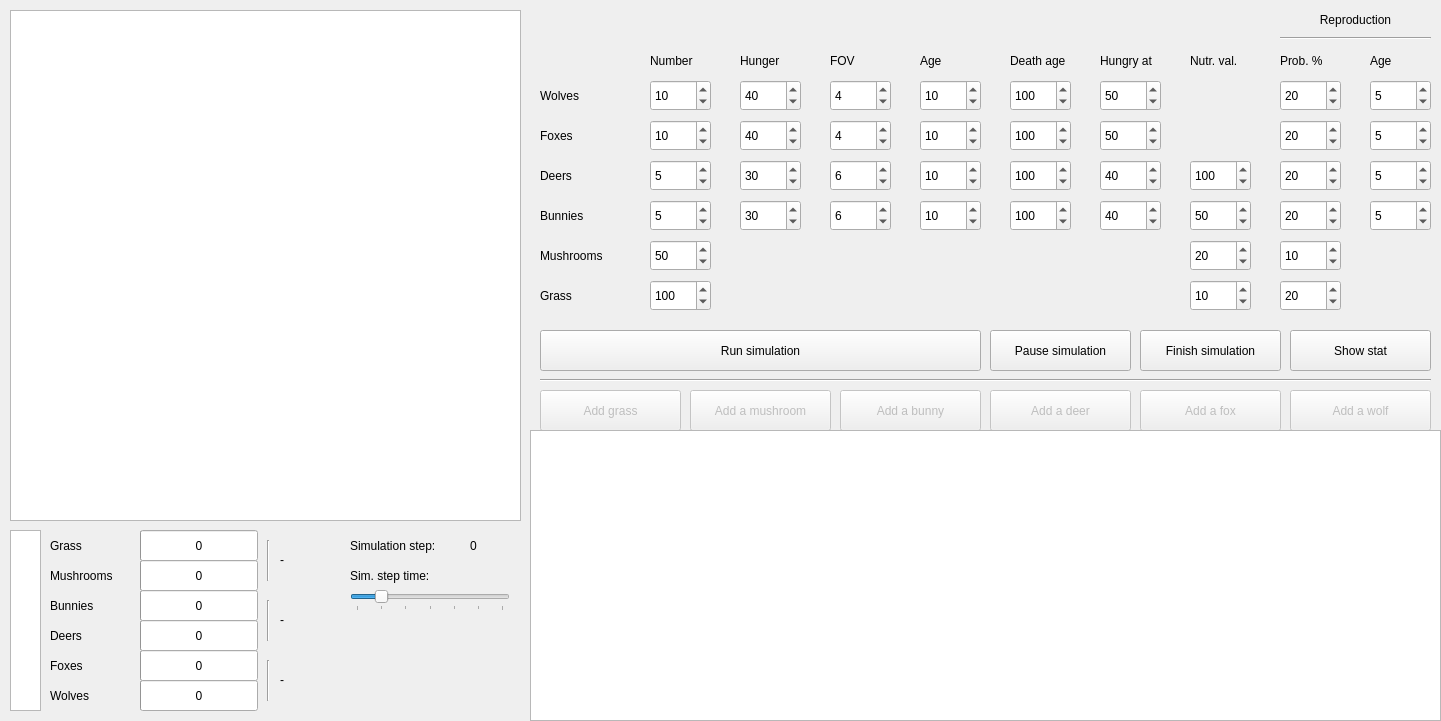
<?xml version="1.0" encoding="UTF-8"?>
<ui version="4.0">
 <class>MainWindow</class>
 <widget class="QMainWindow" name="MainWindow">
  <property name="geometry">
   <rect>
    <x>0</x>
    <y>0</y>
    <width>1441</width>
    <height>721</height>
   </rect>
  </property>
  <property name="windowTitle">
   <string>MainWindow</string>
  </property>
  <widget class="QWidget" name="centralwidget">
   <widget class="QPushButton" name="runButton">
    <property name="geometry">
     <rect>
      <x>540</x>
      <y>330</y>
      <width>441</width>
      <height>41</height>
     </rect>
    </property>
    <property name="text">
     <string>Run simulation</string>
    </property>
   </widget>
   <widget class="QSpinBox" name="grassNumSpinBox">
    <property name="geometry">
     <rect>
      <x>650</x>
      <y>280</y>
      <width>61</width>
      <height>31</height>
     </rect>
    </property>
    <property name="maximum">
     <number>500</number>
    </property>
    <property name="value">
     <number>100</number>
    </property>
   </widget>
   <widget class="QSpinBox" name="shroomNumSpinBox">
    <property name="geometry">
     <rect>
      <x>650</x>
      <y>240</y>
      <width>61</width>
      <height>31</height>
     </rect>
    </property>
    <property name="maximum">
     <number>500</number>
    </property>
    <property name="value">
     <number>50</number>
    </property>
   </widget>
   <widget class="QSpinBox" name="deerNumSpinBox">
    <property name="geometry">
     <rect>
      <x>650</x>
      <y>160</y>
      <width>61</width>
      <height>31</height>
     </rect>
    </property>
    <property name="maximum">
     <number>50</number>
    </property>
    <property name="value">
     <number>5</number>
    </property>
   </widget>
   <widget class="QSpinBox" name="bunnyNumSpinBox">
    <property name="geometry">
     <rect>
      <x>650</x>
      <y>200</y>
      <width>61</width>
      <height>31</height>
     </rect>
    </property>
    <property name="maximum">
     <number>50</number>
    </property>
    <property name="value">
     <number>5</number>
    </property>
   </widget>
   <widget class="QSpinBox" name="wolfNumSpinBox">
    <property name="geometry">
     <rect>
      <x>650</x>
      <y>80</y>
      <width>61</width>
      <height>31</height>
     </rect>
    </property>
    <property name="maximum">
     <number>50</number>
    </property>
    <property name="value">
     <number>10</number>
    </property>
   </widget>
   <widget class="QSpinBox" name="foxNumSpinBox">
    <property name="geometry">
     <rect>
      <x>650</x>
      <y>120</y>
      <width>61</width>
      <height>31</height>
     </rect>
    </property>
    <property name="maximum">
     <number>50</number>
    </property>
    <property name="value">
     <number>10</number>
    </property>
   </widget>
   <widget class="QLabel" name="grassLabel">
    <property name="geometry">
     <rect>
      <x>540</x>
      <y>280</y>
      <width>101</width>
      <height>31</height>
     </rect>
    </property>
    <property name="text">
     <string>Grass</string>
    </property>
   </widget>
   <widget class="QLabel" name="shroomLabel">
    <property name="geometry">
     <rect>
      <x>540</x>
      <y>240</y>
      <width>101</width>
      <height>31</height>
     </rect>
    </property>
    <property name="text">
     <string>Mushrooms</string>
    </property>
   </widget>
   <widget class="QLabel" name="bunnyLabel">
    <property name="geometry">
     <rect>
      <x>540</x>
      <y>200</y>
      <width>101</width>
      <height>31</height>
     </rect>
    </property>
    <property name="text">
     <string>Bunnies</string>
    </property>
   </widget>
   <widget class="QLabel" name="foxLabel">
    <property name="geometry">
     <rect>
      <x>540</x>
      <y>120</y>
      <width>101</width>
      <height>31</height>
     </rect>
    </property>
    <property name="text">
     <string>Foxes</string>
    </property>
   </widget>
   <widget class="QLabel" name="wolfLabel">
    <property name="geometry">
     <rect>
      <x>540</x>
      <y>80</y>
      <width>101</width>
      <height>31</height>
     </rect>
    </property>
    <property name="text">
     <string>Wolves</string>
    </property>
   </widget>
   <widget class="QLabel" name="deerLabel">
    <property name="geometry">
     <rect>
      <x>540</x>
      <y>160</y>
      <width>101</width>
      <height>31</height>
     </rect>
    </property>
    <property name="text">
     <string>Deers</string>
    </property>
   </widget>
   <widget class="QLabel" name="numLabel">
    <property name="geometry">
     <rect>
      <x>650</x>
      <y>50</y>
      <width>81</width>
      <height>21</height>
     </rect>
    </property>
    <property name="text">
     <string>Number</string>
    </property>
    <property name="alignment">
     <set>Qt::AlignmentFlag::AlignLeading|Qt::AlignmentFlag::AlignLeft|Qt::AlignmentFlag::AlignVCenter</set>
    </property>
   </widget>
   <widget class="QSpinBox" name="foxHungerSpinBox">
    <property name="geometry">
     <rect>
      <x>740</x>
      <y>120</y>
      <width>61</width>
      <height>31</height>
     </rect>
    </property>
    <property name="maximum">
     <number>100</number>
    </property>
    <property name="value">
     <number>40</number>
    </property>
   </widget>
   <widget class="QSpinBox" name="wolfHungerSpinBox">
    <property name="geometry">
     <rect>
      <x>740</x>
      <y>80</y>
      <width>61</width>
      <height>31</height>
     </rect>
    </property>
    <property name="maximum">
     <number>100</number>
    </property>
    <property name="value">
     <number>40</number>
    </property>
   </widget>
   <widget class="QLabel" name="hungerLabel">
    <property name="geometry">
     <rect>
      <x>740</x>
      <y>50</y>
      <width>81</width>
      <height>21</height>
     </rect>
    </property>
    <property name="text">
     <string>Hunger</string>
    </property>
    <property name="alignment">
     <set>Qt::AlignmentFlag::AlignLeading|Qt::AlignmentFlag::AlignLeft|Qt::AlignmentFlag::AlignVCenter</set>
    </property>
   </widget>
   <widget class="QSpinBox" name="deerHungerSpinBox">
    <property name="geometry">
     <rect>
      <x>740</x>
      <y>160</y>
      <width>61</width>
      <height>31</height>
     </rect>
    </property>
    <property name="maximum">
     <number>100</number>
    </property>
    <property name="value">
     <number>30</number>
    </property>
   </widget>
   <widget class="QSpinBox" name="bunnyHungerSpinBox">
    <property name="geometry">
     <rect>
      <x>740</x>
      <y>200</y>
      <width>61</width>
      <height>31</height>
     </rect>
    </property>
    <property name="maximum">
     <number>100</number>
    </property>
    <property name="value">
     <number>30</number>
    </property>
   </widget>
   <widget class="QSpinBox" name="wolfFovSpinBox">
    <property name="geometry">
     <rect>
      <x>830</x>
      <y>80</y>
      <width>61</width>
      <height>31</height>
     </rect>
    </property>
    <property name="maximum">
     <number>100</number>
    </property>
    <property name="value">
     <number>4</number>
    </property>
   </widget>
   <widget class="QSpinBox" name="bunnyFovSpinBox">
    <property name="geometry">
     <rect>
      <x>830</x>
      <y>200</y>
      <width>61</width>
      <height>31</height>
     </rect>
    </property>
    <property name="maximum">
     <number>100</number>
    </property>
    <property name="value">
     <number>6</number>
    </property>
   </widget>
   <widget class="QSpinBox" name="foxFovSpinBox">
    <property name="geometry">
     <rect>
      <x>830</x>
      <y>120</y>
      <width>61</width>
      <height>31</height>
     </rect>
    </property>
    <property name="maximum">
     <number>100</number>
    </property>
    <property name="value">
     <number>4</number>
    </property>
   </widget>
   <widget class="QSpinBox" name="deerFovSpinBox">
    <property name="geometry">
     <rect>
      <x>830</x>
      <y>160</y>
      <width>61</width>
      <height>31</height>
     </rect>
    </property>
    <property name="maximum">
     <number>100</number>
    </property>
    <property name="value">
     <number>6</number>
    </property>
   </widget>
   <widget class="QLabel" name="fovLabel">
    <property name="geometry">
     <rect>
      <x>830</x>
      <y>50</y>
      <width>81</width>
      <height>21</height>
     </rect>
    </property>
    <property name="text">
     <string>FOV</string>
    </property>
    <property name="alignment">
     <set>Qt::AlignmentFlag::AlignLeading|Qt::AlignmentFlag::AlignLeft|Qt::AlignmentFlag::AlignVCenter</set>
    </property>
   </widget>
   <widget class="QLabel" name="becomeHungryAtLabel">
    <property name="geometry">
     <rect>
      <x>1100</x>
      <y>50</y>
      <width>81</width>
      <height>21</height>
     </rect>
    </property>
    <property name="text">
     <string>Hungry at</string>
    </property>
    <property name="alignment">
     <set>Qt::AlignmentFlag::AlignLeading|Qt::AlignmentFlag::AlignLeft|Qt::AlignmentFlag::AlignVCenter</set>
    </property>
   </widget>
   <widget class="QSpinBox" name="bunnyGetHungryAtSpinBox">
    <property name="geometry">
     <rect>
      <x>1100</x>
      <y>200</y>
      <width>61</width>
      <height>31</height>
     </rect>
    </property>
    <property name="value">
     <number>40</number>
    </property>
   </widget>
   <widget class="QSpinBox" name="deerGetHungryAtSpinBox">
    <property name="geometry">
     <rect>
      <x>1100</x>
      <y>160</y>
      <width>61</width>
      <height>31</height>
     </rect>
    </property>
    <property name="value">
     <number>40</number>
    </property>
   </widget>
   <widget class="QLabel" name="reprChanceLabel">
    <property name="geometry">
     <rect>
      <x>1280</x>
      <y>50</y>
      <width>81</width>
      <height>21</height>
     </rect>
    </property>
    <property name="text">
     <string>Prob. %</string>
    </property>
    <property name="alignment">
     <set>Qt::AlignmentFlag::AlignLeading|Qt::AlignmentFlag::AlignLeft|Qt::AlignmentFlag::AlignVCenter</set>
    </property>
   </widget>
   <widget class="QSpinBox" name="foxReprChanceSpinBox">
    <property name="geometry">
     <rect>
      <x>1280</x>
      <y>120</y>
      <width>61</width>
      <height>31</height>
     </rect>
    </property>
    <property name="maximum">
     <number>100</number>
    </property>
    <property name="value">
     <number>20</number>
    </property>
   </widget>
   <widget class="QSpinBox" name="shroomReprChanceSpinBox">
    <property name="geometry">
     <rect>
      <x>1280</x>
      <y>240</y>
      <width>61</width>
      <height>31</height>
     </rect>
    </property>
    <property name="maximum">
     <number>100</number>
    </property>
    <property name="value">
     <number>10</number>
    </property>
   </widget>
   <widget class="QSpinBox" name="wolfReprChanceSpinBox">
    <property name="geometry">
     <rect>
      <x>1280</x>
      <y>80</y>
      <width>61</width>
      <height>31</height>
     </rect>
    </property>
    <property name="maximum">
     <number>100</number>
    </property>
    <property name="value">
     <number>20</number>
    </property>
   </widget>
   <widget class="QSpinBox" name="grassReprChanceSpinBox">
    <property name="geometry">
     <rect>
      <x>1280</x>
      <y>280</y>
      <width>61</width>
      <height>31</height>
     </rect>
    </property>
    <property name="maximum">
     <number>100</number>
    </property>
    <property name="value">
     <number>20</number>
    </property>
   </widget>
   <widget class="QSpinBox" name="deerReprChanceSpinBox">
    <property name="geometry">
     <rect>
      <x>1280</x>
      <y>160</y>
      <width>61</width>
      <height>31</height>
     </rect>
    </property>
    <property name="maximum">
     <number>100</number>
    </property>
    <property name="value">
     <number>20</number>
    </property>
   </widget>
   <widget class="QSpinBox" name="bunnyReprChanceSpinBox">
    <property name="geometry">
     <rect>
      <x>1280</x>
      <y>200</y>
      <width>61</width>
      <height>31</height>
     </rect>
    </property>
    <property name="maximum">
     <number>100</number>
    </property>
    <property name="value">
     <number>20</number>
    </property>
   </widget>
   <widget class="QSpinBox" name="foxGetHungryAtSpinBox">
    <property name="geometry">
     <rect>
      <x>1100</x>
      <y>120</y>
      <width>61</width>
      <height>31</height>
     </rect>
    </property>
    <property name="value">
     <number>50</number>
    </property>
   </widget>
   <widget class="QSpinBox" name="wolfGetHungryAtSpinBox">
    <property name="geometry">
     <rect>
      <x>1100</x>
      <y>80</y>
      <width>61</width>
      <height>31</height>
     </rect>
    </property>
    <property name="value">
     <number>50</number>
    </property>
   </widget>
   <widget class="QLabel" name="ageLabel">
    <property name="geometry">
     <rect>
      <x>920</x>
      <y>50</y>
      <width>81</width>
      <height>21</height>
     </rect>
    </property>
    <property name="text">
     <string>Age</string>
    </property>
    <property name="alignment">
     <set>Qt::AlignmentFlag::AlignLeading|Qt::AlignmentFlag::AlignLeft|Qt::AlignmentFlag::AlignVCenter</set>
    </property>
   </widget>
   <widget class="QSpinBox" name="deerAgeSpinBox">
    <property name="geometry">
     <rect>
      <x>920</x>
      <y>160</y>
      <width>61</width>
      <height>31</height>
     </rect>
    </property>
    <property name="maximum">
     <number>100</number>
    </property>
    <property name="value">
     <number>10</number>
    </property>
   </widget>
   <widget class="QSpinBox" name="bunnyAgeSpinBox">
    <property name="geometry">
     <rect>
      <x>920</x>
      <y>200</y>
      <width>61</width>
      <height>31</height>
     </rect>
    </property>
    <property name="maximum">
     <number>100</number>
    </property>
    <property name="value">
     <number>10</number>
    </property>
   </widget>
   <widget class="QSpinBox" name="wolfAgeSpinBox">
    <property name="geometry">
     <rect>
      <x>920</x>
      <y>80</y>
      <width>61</width>
      <height>31</height>
     </rect>
    </property>
    <property name="maximum">
     <number>100</number>
    </property>
    <property name="value">
     <number>10</number>
    </property>
   </widget>
   <widget class="QSpinBox" name="foxAgeSpinBox">
    <property name="geometry">
     <rect>
      <x>920</x>
      <y>120</y>
      <width>61</width>
      <height>31</height>
     </rect>
    </property>
    <property name="maximum">
     <number>100</number>
    </property>
    <property name="value">
     <number>10</number>
    </property>
   </widget>
   <widget class="QSpinBox" name="deerReprAgeSpinBox">
    <property name="geometry">
     <rect>
      <x>1370</x>
      <y>160</y>
      <width>61</width>
      <height>31</height>
     </rect>
    </property>
    <property name="maximum">
     <number>100</number>
    </property>
    <property name="value">
     <number>5</number>
    </property>
   </widget>
   <widget class="QSpinBox" name="foxReprAgeSpinBox">
    <property name="geometry">
     <rect>
      <x>1370</x>
      <y>120</y>
      <width>61</width>
      <height>31</height>
     </rect>
    </property>
    <property name="maximum">
     <number>100</number>
    </property>
    <property name="value">
     <number>5</number>
    </property>
   </widget>
   <widget class="QSpinBox" name="bunnyReprAgeSpinBox">
    <property name="geometry">
     <rect>
      <x>1370</x>
      <y>200</y>
      <width>61</width>
      <height>31</height>
     </rect>
    </property>
    <property name="maximum">
     <number>100</number>
    </property>
    <property name="value">
     <number>5</number>
    </property>
   </widget>
   <widget class="QSpinBox" name="wolfReprAgeSpinBox">
    <property name="geometry">
     <rect>
      <x>1370</x>
      <y>80</y>
      <width>61</width>
      <height>31</height>
     </rect>
    </property>
    <property name="maximum">
     <number>100</number>
    </property>
    <property name="value">
     <number>5</number>
    </property>
   </widget>
   <widget class="QLabel" name="reprAgeLabel">
    <property name="geometry">
     <rect>
      <x>1370</x>
      <y>50</y>
      <width>51</width>
      <height>21</height>
     </rect>
    </property>
    <property name="text">
     <string>Age</string>
    </property>
    <property name="alignment">
     <set>Qt::AlignmentFlag::AlignLeading|Qt::AlignmentFlag::AlignLeft|Qt::AlignmentFlag::AlignVCenter</set>
    </property>
   </widget>
   <widget class="QSpinBox" name="foxDeathAgeSpinBox">
    <property name="geometry">
     <rect>
      <x>1010</x>
      <y>120</y>
      <width>61</width>
      <height>31</height>
     </rect>
    </property>
    <property name="maximum">
     <number>1000</number>
    </property>
    <property name="value">
     <number>100</number>
    </property>
   </widget>
   <widget class="QLabel" name="deathAgeLabel">
    <property name="geometry">
     <rect>
      <x>1010</x>
      <y>50</y>
      <width>81</width>
      <height>21</height>
     </rect>
    </property>
    <property name="text">
     <string>Death age</string>
    </property>
    <property name="textFormat">
     <enum>Qt::TextFormat::AutoText</enum>
    </property>
    <property name="alignment">
     <set>Qt::AlignmentFlag::AlignLeading|Qt::AlignmentFlag::AlignLeft|Qt::AlignmentFlag::AlignVCenter</set>
    </property>
   </widget>
   <widget class="QSpinBox" name="wolfDeathAgeSpinBox">
    <property name="geometry">
     <rect>
      <x>1010</x>
      <y>80</y>
      <width>61</width>
      <height>31</height>
     </rect>
    </property>
    <property name="maximum">
     <number>1000</number>
    </property>
    <property name="value">
     <number>100</number>
    </property>
   </widget>
   <widget class="QSpinBox" name="deerDeathAgeSpinBox">
    <property name="geometry">
     <rect>
      <x>1010</x>
      <y>160</y>
      <width>61</width>
      <height>31</height>
     </rect>
    </property>
    <property name="maximum">
     <number>1000</number>
    </property>
    <property name="value">
     <number>100</number>
    </property>
   </widget>
   <widget class="QSpinBox" name="bunnyDeathAgeSpinBox">
    <property name="geometry">
     <rect>
      <x>1010</x>
      <y>200</y>
      <width>61</width>
      <height>31</height>
     </rect>
    </property>
    <property name="maximum">
     <number>1000</number>
    </property>
    <property name="value">
     <number>100</number>
    </property>
   </widget>
   <widget class="QGraphicsView" name="graphicsView">
    <property name="geometry">
     <rect>
      <x>10</x>
      <y>10</y>
      <width>511</width>
      <height>511</height>
     </rect>
    </property>
   </widget>
   <widget class="QSlider" name="simSpeedhorizontalSlider">
    <property name="geometry">
     <rect>
      <x>350</x>
      <y>590</y>
      <width>160</width>
      <height>21</height>
     </rect>
    </property>
    <property name="minimum">
     <number>1</number>
    </property>
    <property name="maximum">
     <number>600</number>
    </property>
    <property name="singleStep">
     <number>200</number>
    </property>
    <property name="value">
     <number>100</number>
    </property>
    <property name="orientation">
     <enum>Qt::Orientation::Horizontal</enum>
    </property>
    <property name="tickPosition">
     <enum>QSlider::TickPosition::TicksBelow</enum>
    </property>
    <property name="tickInterval">
     <number>100</number>
    </property>
   </widget>
   <widget class="QLabel" name="stepTimeLabel">
    <property name="geometry">
     <rect>
      <x>350</x>
      <y>560</y>
      <width>161</width>
      <height>31</height>
     </rect>
    </property>
    <property name="text">
     <string>Sim. step time:</string>
    </property>
    <property name="alignment">
     <set>Qt::AlignmentFlag::AlignLeading|Qt::AlignmentFlag::AlignLeft|Qt::AlignmentFlag::AlignVCenter</set>
    </property>
   </widget>
   <widget class="QGraphicsView" name="legendGraphicsView">
    <property name="geometry">
     <rect>
      <x>10</x>
      <y>530</y>
      <width>31</width>
      <height>181</height>
     </rect>
    </property>
   </widget>
   <widget class="QLabel" name="deerNumLabel">
    <property name="geometry">
     <rect>
      <x>50</x>
      <y>620</y>
      <width>101</width>
      <height>31</height>
     </rect>
    </property>
    <property name="text">
     <string>Deers</string>
    </property>
   </widget>
   <widget class="QLabel" name="wolfNumLabel">
    <property name="geometry">
     <rect>
      <x>50</x>
      <y>680</y>
      <width>101</width>
      <height>31</height>
     </rect>
    </property>
    <property name="text">
     <string>Wolves</string>
    </property>
   </widget>
   <widget class="QLabel" name="grassNumLabel">
    <property name="geometry">
     <rect>
      <x>50</x>
      <y>530</y>
      <width>101</width>
      <height>31</height>
     </rect>
    </property>
    <property name="text">
     <string>Grass</string>
    </property>
   </widget>
   <widget class="QLabel" name="bunnyNumLabel">
    <property name="geometry">
     <rect>
      <x>50</x>
      <y>590</y>
      <width>101</width>
      <height>31</height>
     </rect>
    </property>
    <property name="text">
     <string>Bunnies</string>
    </property>
   </widget>
   <widget class="QLabel" name="shroomNumLabel">
    <property name="geometry">
     <rect>
      <x>50</x>
      <y>560</y>
      <width>101</width>
      <height>31</height>
     </rect>
    </property>
    <property name="text">
     <string>Mushrooms</string>
    </property>
   </widget>
   <widget class="QLabel" name="foxNumLabel">
    <property name="geometry">
     <rect>
      <x>50</x>
      <y>650</y>
      <width>101</width>
      <height>31</height>
     </rect>
    </property>
    <property name="text">
     <string>Foxes</string>
    </property>
   </widget>
   <widget class="QProgressBar" name="grassNumProgressBar">
    <property name="geometry">
     <rect>
      <x>140</x>
      <y>530</y>
      <width>118</width>
      <height>31</height>
     </rect>
    </property>
    <property name="value">
     <number>0</number>
    </property>
    <property name="orientation">
     <enum>Qt::Orientation::Horizontal</enum>
    </property>
    <property name="format">
     <string>%v</string>
    </property>
   </widget>
   <widget class="QProgressBar" name="shroomNumProgressBar">
    <property name="geometry">
     <rect>
      <x>140</x>
      <y>560</y>
      <width>118</width>
      <height>31</height>
     </rect>
    </property>
    <property name="value">
     <number>0</number>
    </property>
    <property name="format">
     <string>%v</string>
    </property>
   </widget>
   <widget class="QProgressBar" name="deerNumProgressBar">
    <property name="geometry">
     <rect>
      <x>140</x>
      <y>620</y>
      <width>118</width>
      <height>31</height>
     </rect>
    </property>
    <property name="value">
     <number>0</number>
    </property>
    <property name="format">
     <string>%v</string>
    </property>
   </widget>
   <widget class="QProgressBar" name="bunnyNumProgressBar">
    <property name="geometry">
     <rect>
      <x>140</x>
      <y>590</y>
      <width>118</width>
      <height>31</height>
     </rect>
    </property>
    <property name="value">
     <number>0</number>
    </property>
    <property name="orientation">
     <enum>Qt::Orientation::Horizontal</enum>
    </property>
    <property name="format">
     <string>%v</string>
    </property>
   </widget>
   <widget class="QProgressBar" name="foxNumProgressBar">
    <property name="geometry">
     <rect>
      <x>140</x>
      <y>650</y>
      <width>118</width>
      <height>31</height>
     </rect>
    </property>
    <property name="value">
     <number>0</number>
    </property>
    <property name="orientation">
     <enum>Qt::Orientation::Horizontal</enum>
    </property>
    <property name="format">
     <string>%v</string>
    </property>
   </widget>
   <widget class="QProgressBar" name="wolfNumProgressBar">
    <property name="geometry">
     <rect>
      <x>140</x>
      <y>680</y>
      <width>118</width>
      <height>31</height>
     </rect>
    </property>
    <property name="value">
     <number>0</number>
    </property>
    <property name="format">
     <string>%v</string>
    </property>
   </widget>
   <widget class="Line" name="preyLine">
    <property name="geometry">
     <rect>
      <x>260</x>
      <y>600</y>
      <width>16</width>
      <height>41</height>
     </rect>
    </property>
    <property name="orientation">
     <enum>Qt::Orientation::Vertical</enum>
    </property>
   </widget>
   <widget class="Line" name="predatorLine">
    <property name="geometry">
     <rect>
      <x>260</x>
      <y>660</y>
      <width>16</width>
      <height>41</height>
     </rect>
    </property>
    <property name="orientation">
     <enum>Qt::Orientation::Vertical</enum>
    </property>
   </widget>
   <widget class="Line" name="plantLine">
    <property name="geometry">
     <rect>
      <x>260</x>
      <y>540</y>
      <width>16</width>
      <height>41</height>
     </rect>
    </property>
    <property name="orientation">
     <enum>Qt::Orientation::Vertical</enum>
    </property>
   </widget>
   <widget class="QLabel" name="capPlantsLabel">
    <property name="geometry">
     <rect>
      <x>280</x>
      <y>550</y>
      <width>51</width>
      <height>19</height>
     </rect>
    </property>
    <property name="text">
     <string>-</string>
    </property>
   </widget>
   <widget class="QLabel" name="capPreysLabel">
    <property name="geometry">
     <rect>
      <x>280</x>
      <y>610</y>
      <width>51</width>
      <height>19</height>
     </rect>
    </property>
    <property name="text">
     <string>-</string>
    </property>
   </widget>
   <widget class="QLabel" name="capPredatorsLabel">
    <property name="geometry">
     <rect>
      <x>280</x>
      <y>670</y>
      <width>51</width>
      <height>19</height>
     </rect>
    </property>
    <property name="text">
     <string>-</string>
    </property>
   </widget>
   <widget class="QPushButton" name="showStatsButton">
    <property name="geometry">
     <rect>
      <x>1290</x>
      <y>330</y>
      <width>141</width>
      <height>41</height>
     </rect>
    </property>
    <property name="text">
     <string>Show stat</string>
    </property>
   </widget>
   <widget class="QPushButton" name="finishButton">
    <property name="geometry">
     <rect>
      <x>1140</x>
      <y>330</y>
      <width>141</width>
      <height>41</height>
     </rect>
    </property>
    <property name="text">
     <string>Finish simulation</string>
    </property>
   </widget>
   <widget class="QLabel" name="reproductionLabel">
    <property name="geometry">
     <rect>
      <x>1280</x>
      <y>10</y>
      <width>151</width>
      <height>20</height>
     </rect>
    </property>
    <property name="text">
     <string>Reproduction</string>
    </property>
    <property name="alignment">
     <set>Qt::AlignmentFlag::AlignCenter</set>
    </property>
   </widget>
   <widget class="Line" name="line_2">
    <property name="geometry">
     <rect>
      <x>1280</x>
      <y>30</y>
      <width>151</width>
      <height>16</height>
     </rect>
    </property>
    <property name="orientation">
     <enum>Qt::Orientation::Horizontal</enum>
    </property>
   </widget>
   <widget class="QPushButton" name="pauseButton">
    <property name="geometry">
     <rect>
      <x>990</x>
      <y>330</y>
      <width>141</width>
      <height>41</height>
     </rect>
    </property>
    <property name="text">
     <string>Pause simulation</string>
    </property>
   </widget>
   <widget class="QPushButton" name="addGrassButton">
    <property name="enabled">
     <bool>false</bool>
    </property>
    <property name="geometry">
     <rect>
      <x>540</x>
      <y>390</y>
      <width>141</width>
      <height>41</height>
     </rect>
    </property>
    <property name="text">
     <string>Add grass</string>
    </property>
    <property name="checkable">
     <bool>false</bool>
    </property>
    <property name="checked">
     <bool>false</bool>
    </property>
   </widget>
   <widget class="QPushButton" name="addMushroomButton">
    <property name="enabled">
     <bool>false</bool>
    </property>
    <property name="geometry">
     <rect>
      <x>690</x>
      <y>390</y>
      <width>141</width>
      <height>41</height>
     </rect>
    </property>
    <property name="text">
     <string>Add a mushroom</string>
    </property>
    <property name="checkable">
     <bool>false</bool>
    </property>
    <property name="checked">
     <bool>false</bool>
    </property>
   </widget>
   <widget class="QPushButton" name="addBunnyButton">
    <property name="enabled">
     <bool>false</bool>
    </property>
    <property name="geometry">
     <rect>
      <x>840</x>
      <y>390</y>
      <width>141</width>
      <height>41</height>
     </rect>
    </property>
    <property name="text">
     <string>Add a bunny</string>
    </property>
    <property name="checkable">
     <bool>false</bool>
    </property>
    <property name="checked">
     <bool>false</bool>
    </property>
   </widget>
   <widget class="QPushButton" name="addDeerButton">
    <property name="enabled">
     <bool>false</bool>
    </property>
    <property name="geometry">
     <rect>
      <x>990</x>
      <y>390</y>
      <width>141</width>
      <height>41</height>
     </rect>
    </property>
    <property name="text">
     <string>Add a deer</string>
    </property>
    <property name="checkable">
     <bool>false</bool>
    </property>
    <property name="checked">
     <bool>false</bool>
    </property>
   </widget>
   <widget class="QPushButton" name="addFoxButton">
    <property name="enabled">
     <bool>false</bool>
    </property>
    <property name="geometry">
     <rect>
      <x>1140</x>
      <y>390</y>
      <width>141</width>
      <height>41</height>
     </rect>
    </property>
    <property name="text">
     <string>Add a fox</string>
    </property>
    <property name="checkable">
     <bool>false</bool>
    </property>
    <property name="checked">
     <bool>false</bool>
    </property>
   </widget>
   <widget class="QPushButton" name="addWolfButton">
    <property name="enabled">
     <bool>false</bool>
    </property>
    <property name="geometry">
     <rect>
      <x>1290</x>
      <y>390</y>
      <width>141</width>
      <height>41</height>
     </rect>
    </property>
    <property name="text">
     <string>Add a wolf</string>
    </property>
    <property name="checkable">
     <bool>false</bool>
    </property>
    <property name="checked">
     <bool>false</bool>
    </property>
   </widget>
   <widget class="Line" name="line">
    <property name="geometry">
     <rect>
      <x>540</x>
      <y>370</y>
      <width>891</width>
      <height>21</height>
     </rect>
    </property>
    <property name="orientation">
     <enum>Qt::Orientation::Horizontal</enum>
    </property>
   </widget>
   <widget class="QLabel" name="simStepLabel">
    <property name="geometry">
     <rect>
      <x>350</x>
      <y>530</y>
      <width>121</width>
      <height>31</height>
     </rect>
    </property>
    <property name="text">
     <string>Simulation step:</string>
    </property>
   </widget>
   <widget class="QLabel" name="simStepNumLabel">
    <property name="geometry">
     <rect>
      <x>470</x>
      <y>530</y>
      <width>41</width>
      <height>31</height>
     </rect>
    </property>
    <property name="text">
     <string>0</string>
    </property>
   </widget>
   <widget class="QChartView" name="chartView">
    <property name="geometry">
     <rect>
      <x>530</x>
      <y>430</y>
      <width>911</width>
      <height>291</height>
     </rect>
    </property>
   </widget>
   <widget class="QLabel" name="valueLabel">
    <property name="geometry">
     <rect>
      <x>1190</x>
      <y>50</y>
      <width>81</width>
      <height>21</height>
     </rect>
    </property>
    <property name="text">
     <string>Nutr. val.</string>
    </property>
    <property name="alignment">
     <set>Qt::AlignmentFlag::AlignLeading|Qt::AlignmentFlag::AlignLeft|Qt::AlignmentFlag::AlignVCenter</set>
    </property>
   </widget>
   <widget class="QSpinBox" name="shroomValueSpinBox">
    <property name="geometry">
     <rect>
      <x>1190</x>
      <y>240</y>
      <width>61</width>
      <height>31</height>
     </rect>
    </property>
    <property name="maximum">
     <number>500</number>
    </property>
    <property name="value">
     <number>20</number>
    </property>
   </widget>
   <widget class="QSpinBox" name="deerValueSpinBox">
    <property name="geometry">
     <rect>
      <x>1190</x>
      <y>160</y>
      <width>61</width>
      <height>31</height>
     </rect>
    </property>
    <property name="maximum">
     <number>500</number>
    </property>
    <property name="value">
     <number>100</number>
    </property>
   </widget>
   <widget class="QSpinBox" name="bunnyValueSpinBox">
    <property name="geometry">
     <rect>
      <x>1190</x>
      <y>200</y>
      <width>61</width>
      <height>31</height>
     </rect>
    </property>
    <property name="maximum">
     <number>500</number>
    </property>
    <property name="value">
     <number>50</number>
    </property>
   </widget>
   <widget class="QSpinBox" name="grassValueSpinBox">
    <property name="geometry">
     <rect>
      <x>1190</x>
      <y>280</y>
      <width>61</width>
      <height>31</height>
     </rect>
    </property>
    <property name="maximum">
     <number>500</number>
    </property>
    <property name="value">
     <number>10</number>
    </property>
   </widget>
  </widget>
 </widget>
 <customwidgets>
  <customwidget>
   <class>QChartView</class>
   <extends>QGraphicsView</extends>
   <header>QtCharts.h</header>
  </customwidget>
 </customwidgets>
 <resources/>
 <connections/>
</ui>
